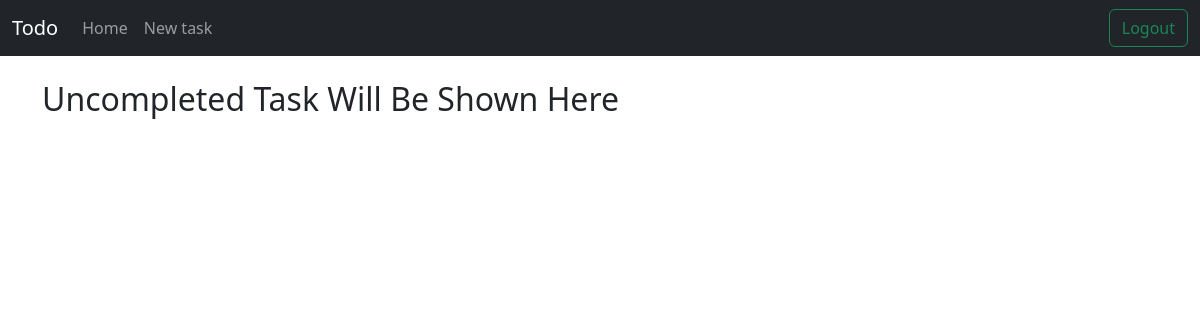
The app's page /view_uncompleted/ (signed in), older data.
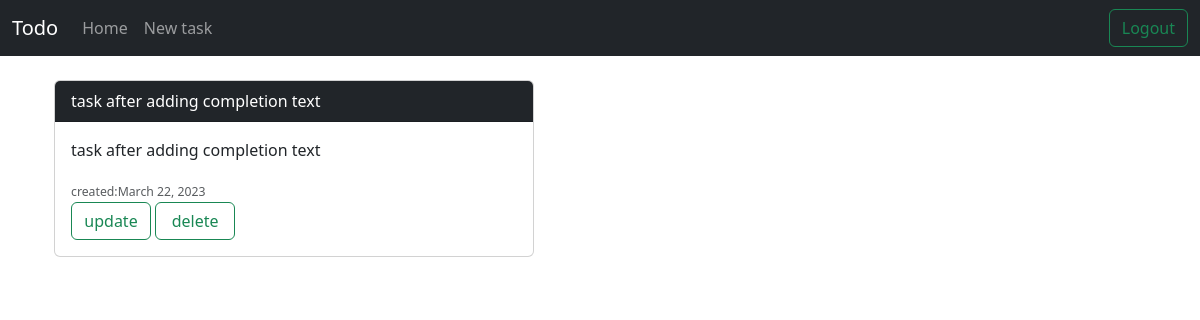
The same page, newer data.
### user/models.py (models this page shows, shortened)
class Task(models.Model):
  user = models.ForeignKey(User,on_delete=models.CASCADE)
  title = models.CharField(max_length=100)
  description = models.CharField(max_length=100)
  completed = models.BooleanField(default=False)
  created_at = models.DateTimeField(auto_now_add=True)
  updated_at = models.DateTimeField(auto_now= True)

### user/views.py (the view)
# urls.py: path('view_uncompleted/', views.view_uncompleted, name='view_uncompleted'),
def view_uncompleted(request):
  user = request.user
  tasks_uncompleted = user.task_set.filter(completed=False)
  return render(request,'view_uncompleted.html', {'user':user, 'tasks_uncompleted':tasks_uncompleted})

### templates/view_uncompleted.html
{% extends 'base.html' %}
{% block content %}
  {% if tasks_uncompleted%}
    {% for task in tasks_uncompleted%}
      <div class="container">
        <div class="card"  style="max-width:30rem;">
          <div class="card-header header-dark bg-dark" style="color: white;">
            {{task.title}}
          </div>
          <div class="card-body">
            <p class="card-text">{{task.description}}</p>
            <span class="form-text text-muted" style="color:black; font-weight: 150;"><small>created:{{task.created_at|date}}</small></span></br>
            <a href="{% url "update_task" task.id %}" class="btn btn-outline-success" style="width:5em;">update</a>
            <a href="{% url "delete_task" task.id %}" class="btn btn-outline-success" style="width:5em;">delete</a>
          </div>
        </div></br>
      </div>
    {% endfor %}
  {% else %}
    <h2>Uncompleted Task Will Be Shown Here</h2>
  {% endif %}
{% endblock content %}

Row changes from the older to the newer data that the page shows:
added Task: title "task after adding completion text", description "task after adding completion text", created_at "March 22, 2023"
Text that changed along with them:
text no longer shown: "Uncompleted Task Will Be Shown Here"
